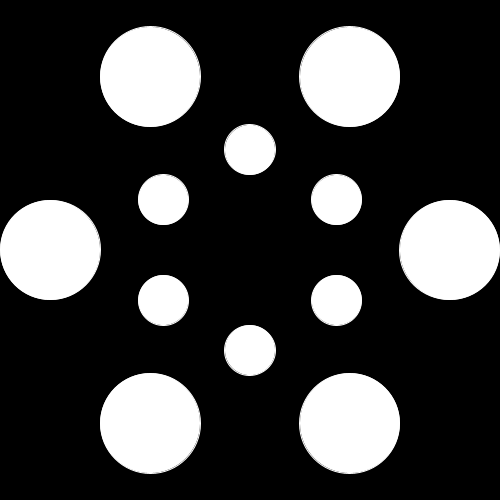
Frame 1 (no input)
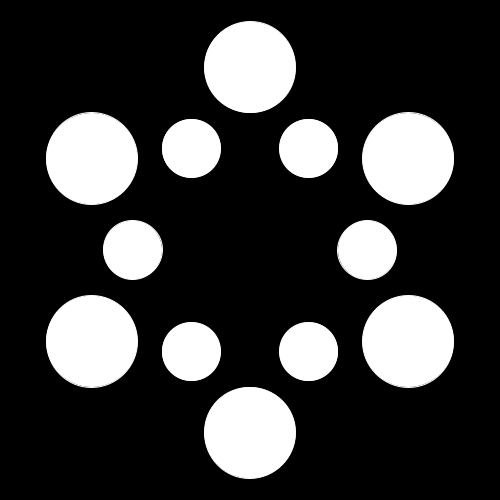
Frame 60 (the mouse pressed at the canvas centre just before this capture)
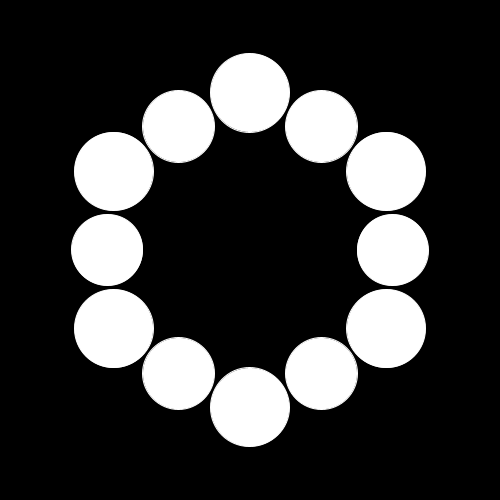
Frame 120 (the mouse held since frame 60 and released just before this capture)

The Processing sketch that drew these frames (run headless with seeded random() and noise(); from frame 60 on, the mouse is pressed at the canvas centre):

// Processing sketch: sketch_170523a
// ── sketch_170523a.pde
float t = 0;

int rayNum = 12;
float r = 150;
float dr = 50;

void setup() {
  size(500, 500);
  stroke(255); 
}

void draw() {
  background(0);
  t++;
  for (int i = 0; i < rayNum; i++) {
   float phi = (2 * PI * i)/ rayNum;
   float _r = r + dr * cos(phi * 6 - t/15);
   float x = _r * cos(phi);
   float y = _r * sin(phi);
   ellipse(width/2 + x, height/2 + y, _r/2, _r/2);
   //line(width/2, height/2, width/2 + x, height/2 + y);
  }
}
